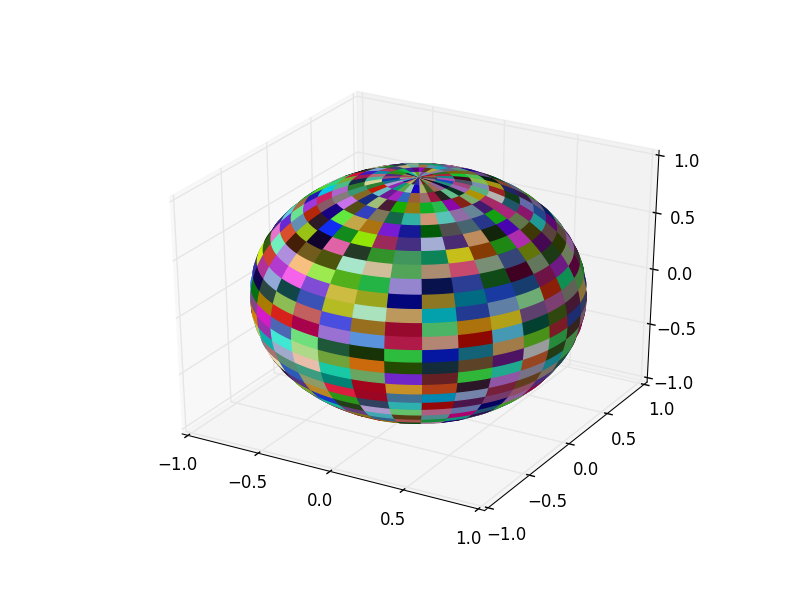

Generate this figure with Julia:
# pyplot_3d_surf_plot.jl
#
#   3D Patch Plot
#
# Julia 0.6.0
# 20.07.17
# Last Edit: 25.07.17

# Reference: feima0011 - https://gist.github.com/gizmaa/7214002#gistcomment-2123919

using PyPlot

####################
##  Prepare Data  ##
####################
u = linspace(0.0,2pi,300);
v = linspace(0.0,pi,300);

lu = length(u);
lv = length(v);

x = zeros(lu,lv);
y = zeros(lu,lv);
z = zeros(lu,lv);

for uu=1:lu
	for vv=1:lv
		x[uu,vv]= cos(u[uu])*sin(v[vv]);
		y[uu,vv]= sin(u[uu])*sin(v[vv]);
		z[uu,vv]= cos(v[vv]);
	end
end

#######################
##  Generate Colors  ##
#######################
colors = rand(lu,lv,3)

############
##  Plot  ##
############
surf(x,y,z,facecolors=colors);
